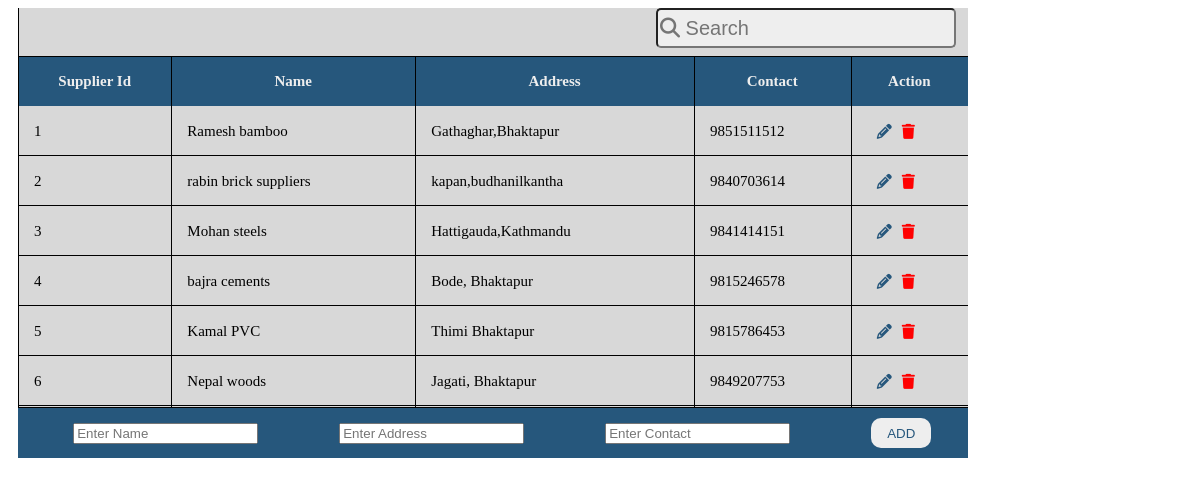
The app's page /raw/display.suppliers.php with its own data.
### tables this page shows
CREATE TABLE `suppliers` (
  `supplier_id` int(11) NOT NULL,
  `name` varchar(100) NOT NULL,
  `address` varchar(100) NOT NULL,
  `contact` varchar(11) NOT NULL
);

### raw/display.suppliers.php (the view, shortened to what this page needs)
<link rel="stylesheet" href="https://cdnjs.cloudflare.com/ajax/libs/font-awesome/6.2.1/css/all.min.css" />
<div class="dis_play">
<div class="tableFixHead">
<input type="text" id="search" placeholder="&#xF002; Search" style="font-family: Arial, FontAwesome;">
<table id="myTable">
        <thead>
                <th>Supplier Id</th>
                <th>Name</th>
                <th>Address</th>
                <th>Contact</th>
                <th>Action</th>
        </thead>
        <tbody>
        <?php
    include 'php/config.php';
    $query = "SELECT * FROM suppliers";
    $result = mysqli_query($con, $query);
    if (mysqli_num_rows($result) > 0) {
        echo '<tr>';
        while ($row = mysqli_fetch_assoc($result)) {
            echo '<tr>';
            echo '<td>' . $row['supplier_id'] .'</div>'. '</td>';
            echo '<td>' . $row['name'] . '</td>';
            echo '<td>' . $row['address'] . '</td>';
            echo '<td>' . $row['contact'] . '</td>';
            echo '<td><a href="raw/update.supplier.php?id='. $row['supplier_id'] . '" id="pencil"><i class="fa fa-pencil"></i></a><a href="delete.supplier.php?id=' . $row['supplier_id'] . '"><i class="fa fa-trash" id="trash"></i></a></td>';
            echo '</tr>';
        }
    } else {
        echo 'No records found.';
    }
    ?>
<div class="added">
<table id="myTable">
<form action="" method="post" enctype="multipart/form-data">
	<tr>
	<td id="dt"></td>
     <td ><input type="text" name="name" id="myInput" placeholder="Enter Name"><br /></td>
     <td ><input type="text" name="address" id="myInput1" placeholder="Enter Address"><br /></td>
     <td ><input type="text" name="contact" id="myInput2" placeholder="Enter Contact"><br /></td>
    <td ><input type="submit" value="ADD" name="submit" id="submtt"></td>
	</tr>
    </form>
	</table>
</div>
</html>

### raw/display.suppliers.php (style rules this page uses)
.tableFixHead { overflow: auto; height: 100px; margin-left: 10px; background: #d8d8d8; }
.tableFixHead thead th { position: sticky; top: 0; z-index: 1; }
table { border-collapse: collapse; width: 100%; font-size: 15px; }
th, td { padding: 8px 16px; }
th { background: #eee; }
.tableFixHead { overflow: auto; height: 400px; width: 950px; }
table { border-collapse: collapse; width: 100%; }
th, td { padding: 8px 16px; white-space: nowrap; height: 50px; }
th { background: #26577C; color: #eee; }
.tableFixHead, .tableFixHead td { box-shadow: inset 1px -1px #000; }
.tableFixHead th { box-shadow: inset 1px 1px #000, 0 1px #000; }
#submtt { height: 30px; width: 60px; color: #26577C; background: #eee; border-radius: 10px; border: none; }
.dis_play { display: block; }
.added { margin-left: 10px; height: 50px; width: 950px; background: #26577C; }
#search { width: 300px; height: 40px; margin-bottom: 8px; margin-right: 12px; float: right; outline: #26577C; border-radius: 5px; background: #eee; color: #26577C; font-size: 20px; }
#pencil { color: #26577C; margin-right: 10px; margin-left: 10px; }
#trash { color: red; }

### records on screen
suppliers: supplier_id "1", name "Ramesh bamboo", address "Gathaghar,Bhaktapur", contact "9851511512"
suppliers: supplier_id "2", name "rabin brick suppliers", address "kapan,budhanilkantha", contact "9840703614"
suppliers: supplier_id "3", name "Mohan steels", address "Hattigauda,Kathmandu", contact "9841414151"
suppliers: supplier_id "4", name "bajra cements", address "Bode, Bhaktapur", contact "9815246578"
suppliers: supplier_id "5", name "Kamal PVC", address "Thimi Bhaktapur", contact "9815786453"
suppliers: supplier_id "6", name "Nepal woods", address "Jagati, Bhaktapur", contact "9849207753"
